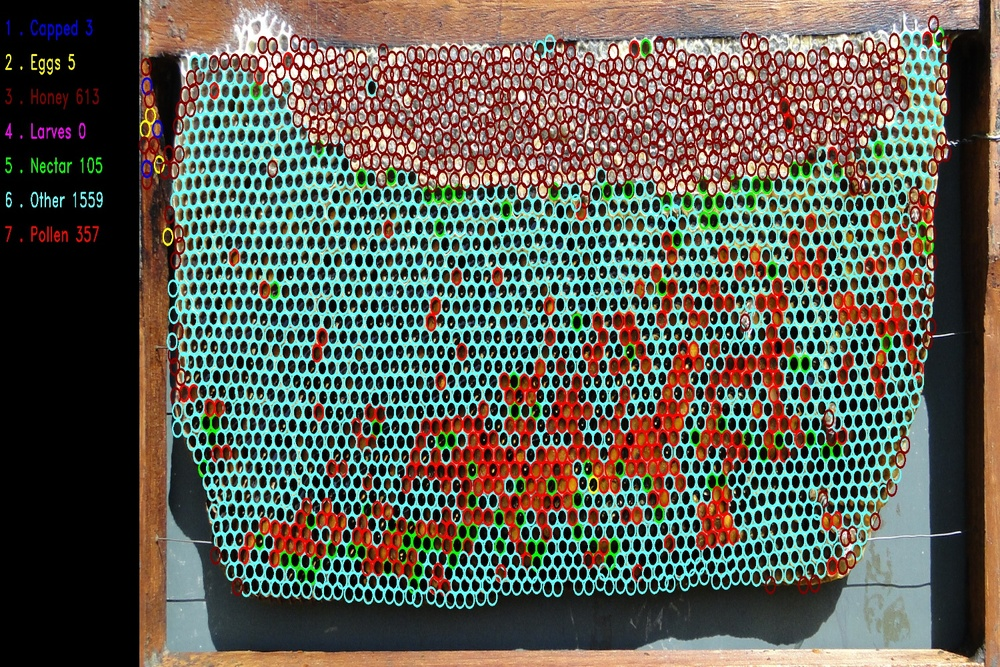
#> input picture Trabalho Conclusão de Curso/DeepB/1.jpg, 1000 x 667 px, shrunk from 1500 x 1000 before the run, found by its file name
$ python 'Filtro de Convolução de Bordas.py'   (older library calls are emulated)
#> lines starting #> are read from the running program, lines starting #| are printed output that depends on the picture
import cv2
import numpy as np

#Função de convolução para corrigir e realçar a imagem utilizando matrizes.

def Convolucao(img,c):
	aux=np.zeros((img.shape[0],img.shape[1]),dtype=np.int)
	for i in range(1,img.shape[0]-1):
		for j in range(1,img.shape[1]-1):
			valor=img.item(i-1,j-1)*c[0][0]+img.item(i-1,j)*c[0][1]+img.item(i-1,j+1)*c[0][2]+img.item(i,j-1)*c[1][0]+img.item(i,j)*c[1][1]+img.item(i,j+1)*c[1][2]+img.item(i+1,j-1)*c[2][0]+img.item(i+1,j)*c[2][1]+img.item(i+1,j+1)*c[2][2]
			if valor>255:
				valor=255
			elif valor<0:
				valor=0
			aux.itemset((i,j),valor)
	return aux

#As funções a seguir utilizam o filtro de convolução em diferentes eixos e direções.
def horizontalB(img):
	m= np.array([[-1,-1,-1],
             [2,2,2],
             [-1,-1,-1]],dtype='int')
	return Convolucao(img,m)

def verticalB(img):
	m= np.array([[-1,2,-1],
             [-1,2,-1],
             [-1,2,-1]],dtype='int')
	return Convolucao(img,m)

def deteccao45P(img):
	m= np.array([[-1,-1,2],
             [-1,2,-1],
             [2,-1,-1]],dtype='int')
	return Convolucao(img,m)

def deteccao45N(img):
	m= np.array([[-1,-1,2],
             [-1,2,-1],
             [2,-1,-1]],dtype='int')
	return Convolucao(img,m)

path= r'C:\Users\Windows\Desktop\PDI\1.jpg'

img= cv2.imread(path,0)
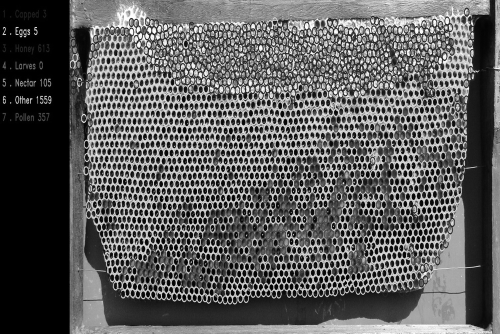
#> img: shape (667, 1000) (shown at 1/2 size); min 0, max 255, mean 92.8

#Após cada imagem ser criada,somei todas a fim de buscar uma melhor resolução de diferentes lados.
imgSoma1= horizontalB(img)+verticalB(img)
#> after the loop in Convolucao, `for i in range(1,img.shape[0]-1):`:
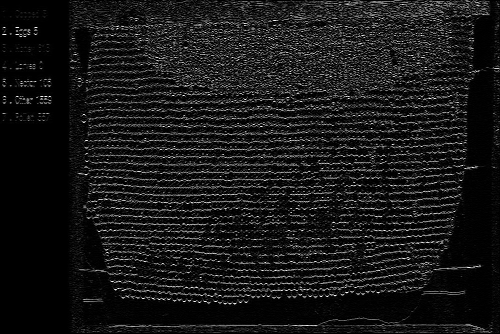
#> aux: shape (667, 1000) int64 (shown at 1/2 size); min 0, max 255, mean 23.8
#> in verticalB, `m= np.array([[-1,2,-1], [-1,2,-1], [-1,2,-1]],dtype='int')`: m = [[-1, 2, -1], [-1, 2, -1], [-1, 2, -1]]
#> after the loop in Convolucao (call 2), `for i in range(1,img.shape[0]-1):`:
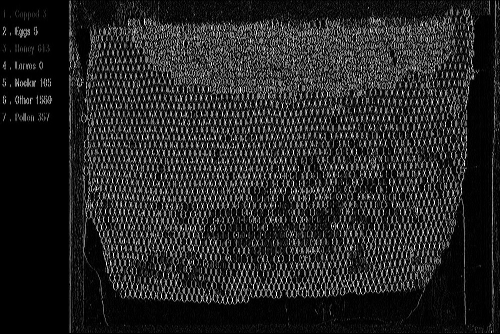
#> aux: shape (667, 1000) int64 (shown at 1/2 size); min 0, max 255, mean 37.3
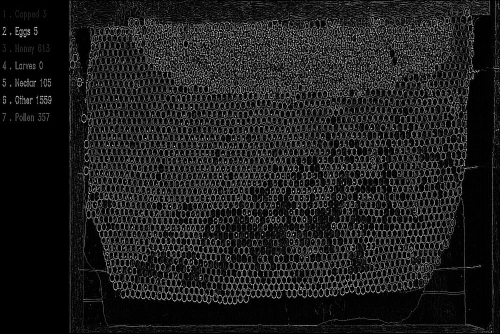
#> imgSoma1: shape (667, 1000) int64 (shown at 1/2 size); min 0, max 510, mean 61.1; drawn with min black and max white
imgSoma2=deteccao45N(img)+deteccao45P(img)
#> after the loop in Convolucao (call 3), `for i in range(1,img.shape[0]-1):`:
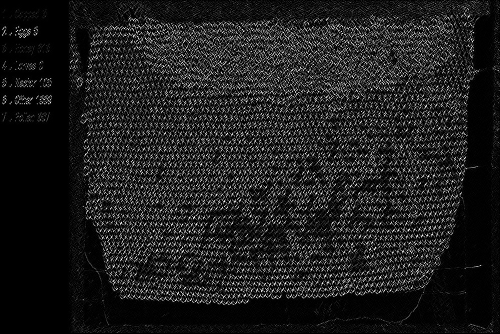
#> aux: shape (667, 1000) int64 (shown at 1/2 size); min 0, max 255, mean 30.5
#> in deteccao45P, `m= np.array([[-1,-1,2], [-1,2,-1], [2,-1,-1]],dtype='int')`: m = [[-1, -1, 2], [-1, 2, -1], [2, -1, -1]]
imgTOTAL=imgSoma1+imgSoma2
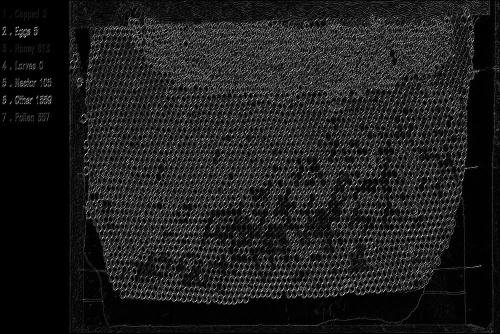
#> imgTOTAL: shape (667, 1000) int64 (shown at 1/2 size); min 0, max 1020, mean 122.1; drawn with min black and max white

cv2.imwrite("convolucao_bordas.jpg", imgTOTAL)
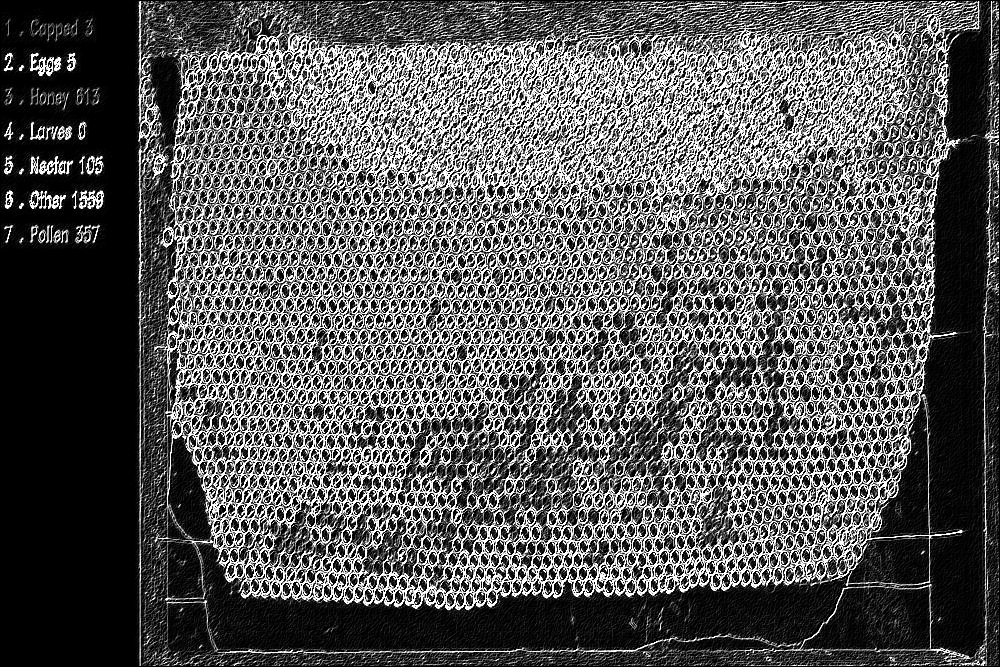
#> saved as convolucao_bordas.jpg: shape (667, 1000); min 0, max 255, mean 88.4

$ run again, with Trabalho Conclusão de Curso/DeepB/3.JPG copied over Trabalho Conclusão de Curso/DeepB/1.jpg
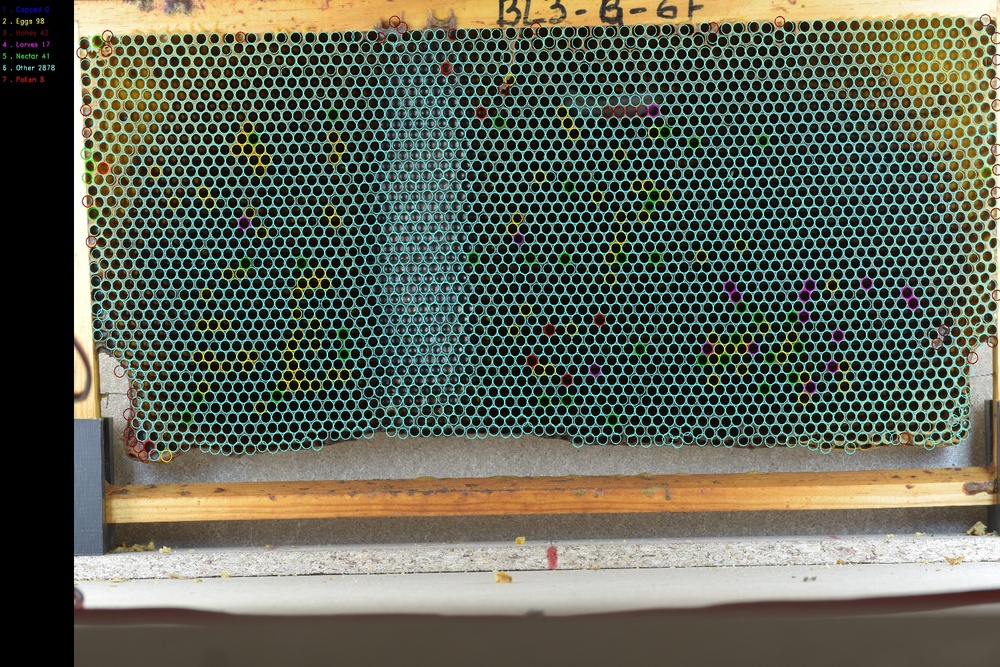
#> input picture Trabalho Conclusão de Curso/DeepB/3.JPG, 1000 x 667 px, shrunk from 1500 x 1000 before the run, found by its file name
#> in verticalB, `m= np.array([[-1,2,-1], [-1,2,-1], [-1,2,-1]],dtype='int')`: m = [[-1, 2, -1], [-1, 2, -1], [-1, 2, -1]]
#> after the loop in Convolucao (call 3), `for i in range(1,img.shape[0]-1):`:
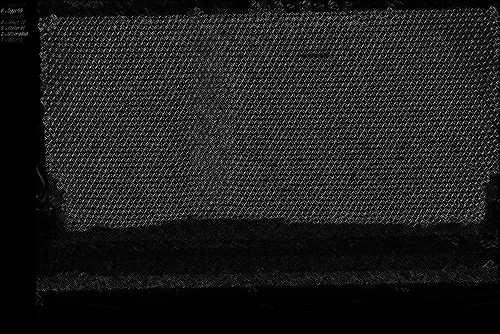
#> aux: shape (667, 1000) int64 (shown at 1/2 size); min 0, max 255, mean 29
#> in deteccao45P, `m= np.array([[-1,-1,2], [-1,2,-1], [2,-1,-1]],dtype='int')`: m = [[-1, -1, 2], [-1, 2, -1], [2, -1, -1]]
#> `cv2.imwrite("convolucao_bordas.jpg", imgTOTAL)`:
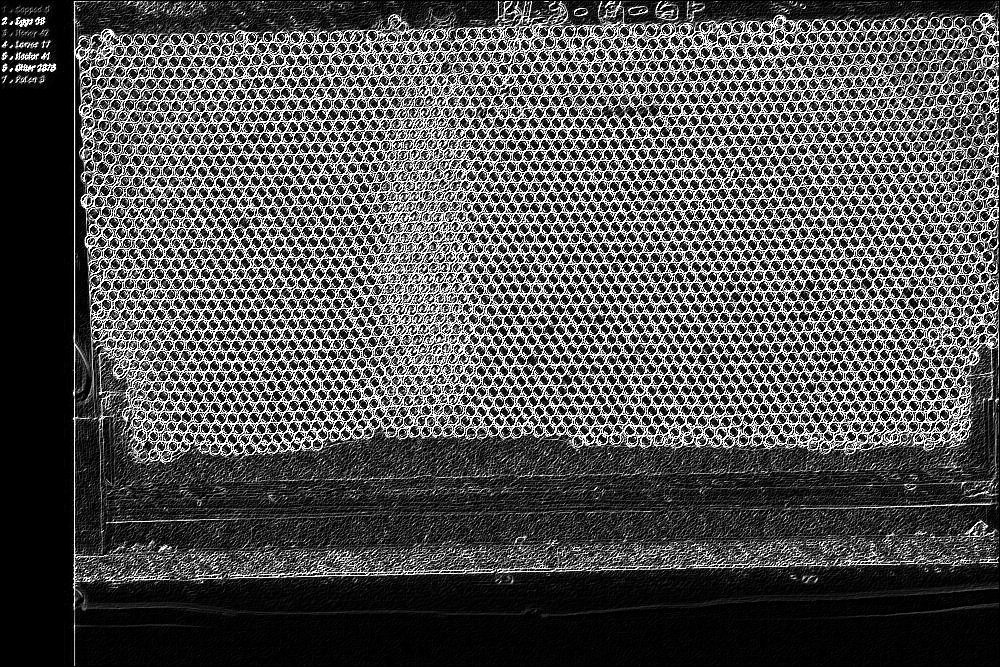
#> saved as convolucao_bordas.jpg: shape (667, 1000); min 0, max 255, mean 79.6
